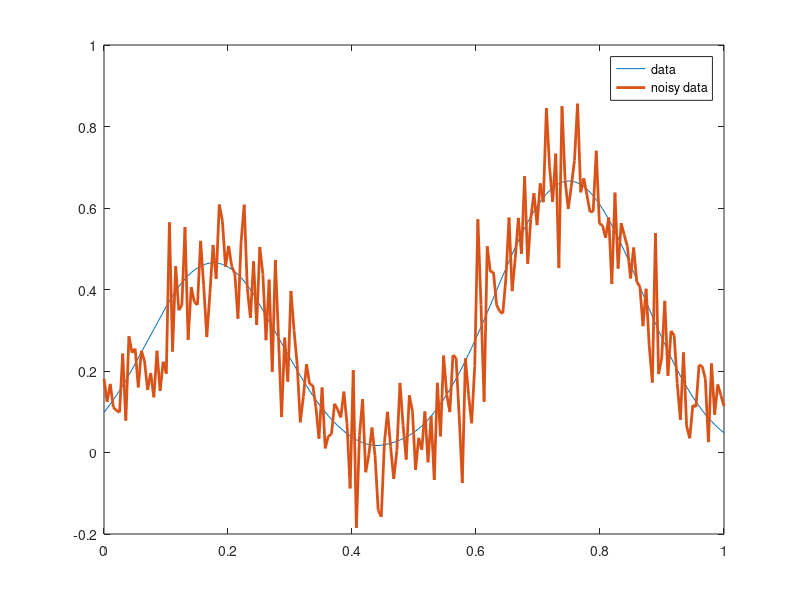
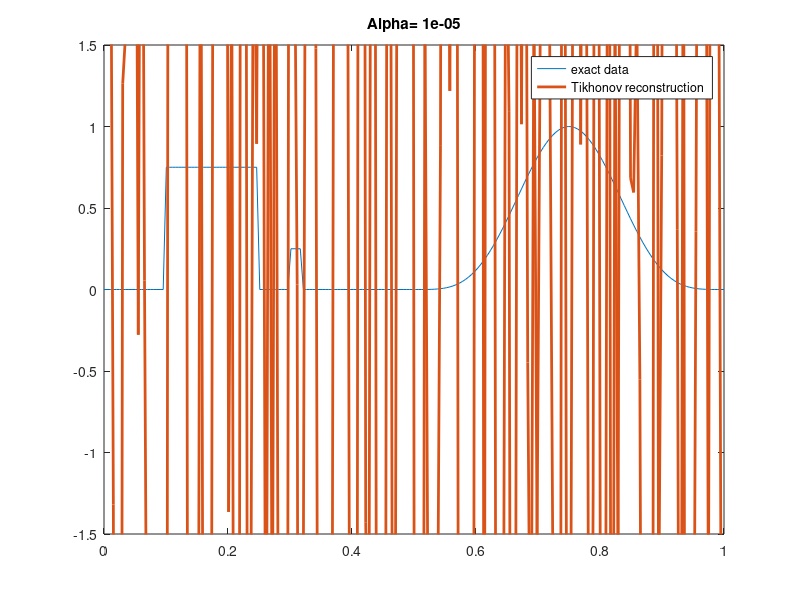
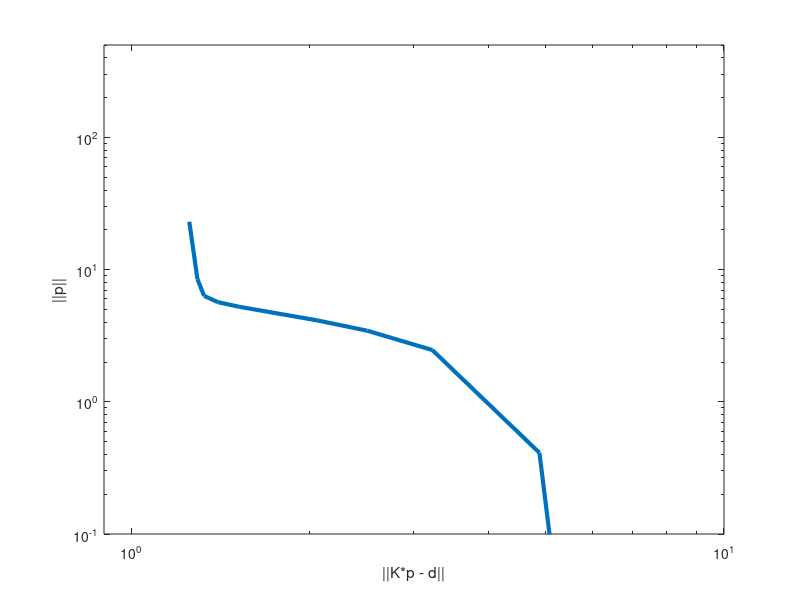

Write MATLAB code to recreate these figures, in order.
% Number of discretization points
% N = 200;
close all
N = 200;
C = 0.2;

K = zeros(N,N);
h = 1/N;
x = linspace(0,1,N)';

% discrete convolution matrix
for l = 1:N
    for k = 1:N
      %K(l,k)  = h * power(C,-2) * max(0,C-abs((l-k)*h));
      K(l,k)  = h * power(C,-2) * max(0,C-abs((l-k)*h));
    end
end

% exact parameters
p = 0.75 * (x > .1).*(x < .25) + 0.25 * (x > .3).*(x < .32) + power(sin(2*pi*x),4).*(x > 0.5) + 0.0 * cos(30*pi*x);

% convolved parameters
d = K * p;

% noisy data, noise has sigma (standard deviation) = 0.1
%dn = d + 0.1 * randn(N,1);
%n = sqrt(0.1)*randn(N,1);
n = 0.1*randn(N,1);
dn = d + n;
plot(x,d,x,dn,'Linewidth', 2);
legend('data', 'noisy data');
print('data.pdf')

% Tikhonov regularization parameter
% alpha = 0.05;
alpha = 0.00001;

% solve Tikhonov system
p_alpha = (K'*K + alpha * eye(N))\(K'*dn);
% comment out next 3 if you dont want figure
figure;
plot(x,p,x,p_alpha,'Linewidth', 2), axis([0,1,-1.5,1.5]);
legend('exact data', 'Tikhonov reconstruction');
title(['Alpha= ',num2str(alpha)])
print('reconstruct.pdf')

% solve TSVD
%p_tsvd = (K'*K + alpha * eye(N))\(K'*dn);
% comment out next 3 if you dont want figure
%figure;
%plot(x,p,x,p_tsvd,'Linewidth', 2), axis([0,1,-1.5,1.5]);
%legend('exact data', 'TSVD reconstruction');

% plot L-curve
alpha_list = [1e-4, 1e-3, 1e-2, 5e-2, 1e-1, 3e-1, 5e-1, 1, 1e1, 1e2, 1e3];
no = length(alpha_list);
misfit = zeros(no,1);
reg = zeros(no,1);

for k = 1:no
    alpha = alpha_list(k);
    p_alpha = (K'*K + alpha * eye(N))\(K'*dn);
    misfit(k) = norm(K*p_alpha - dn);
    reg(k) = norm(p_alpha);
end

figure;
loglog(misfit, reg, 'Linewidth', 3);
hold on;
%loglog(misfit(5), reg(5), 'ro', 'Linewidth', 3);
axis([9e-1,10,1e-1,500]);
xlabel('||K*p - d||'); ylabel('||p||');
print('L-curve.pdf')

%
% discover alpha using morozov's discrepancy criterion
%
delta = n*n';

for k = 1:no
    alpha = alpha_list(k);
    p_alpha = (K'*K + alpha * eye(N))\(K'*dn);
    misfit(k) = norm(K*p_alpha - dn);
    reg(k) = norm(p_alpha);
end

